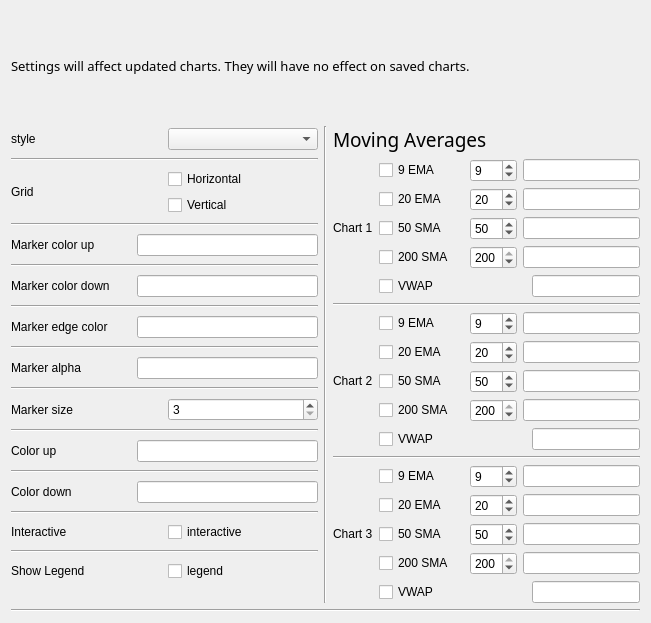
<?xml version="1.0" encoding="UTF-8"?>
<ui version="4.0">
 <class>Form</class>
 <widget class="QWidget" name="Form">
  <property name="geometry">
   <rect>
    <x>0</x>
    <y>0</y>
    <width>651</width>
    <height>623</height>
   </rect>
  </property>
  <property name="windowTitle">
   <string>Chart Configuration</string>
  </property>
  <property name="windowIcon">
   <iconset>
    <normaloff>../images/ZSLogo.png</normaloff>../images/ZSLogo.png</iconset>
  </property>
  <layout class="QGridLayout" name="gridLayout">
   <item row="0" column="0">
    <layout class="QVBoxLayout" name="verticalLayout_10">
     <item>
      <layout class="QVBoxLayout" name="verticalLayout_8">
       <item>
        <widget class="QLabel" name="label_13">
         <property name="sizePolicy">
          <sizepolicy hsizetype="Preferred" vsizetype="Minimum">
           <horstretch>0</horstretch>
           <verstretch>0</verstretch>
          </sizepolicy>
         </property>
         <property name="font">
          <font>
           <family>Arial Rounded MT Bold</family>
           <pointsize>10</pointsize>
          </font>
         </property>
         <property name="text">
          <string>Settings will affect updated charts. They will have no effect on saved charts.</string>
         </property>
        </widget>
       </item>
      </layout>
     </item>
     <item>
      <layout class="QHBoxLayout" name="horizontalLayout_30">
       <item>
        <layout class="QVBoxLayout" name="verticalLayout_7">
         <item>
          <layout class="QHBoxLayout" name="horizontalLayout_29">
           <item>
            <widget class="QLabel" name="label">
             <property name="text">
              <string>style</string>
             </property>
            </widget>
           </item>
           <item>
            <widget class="QComboBox" name="styleCb"/>
           </item>
          </layout>
         </item>
         <item>
          <widget class="Line" name="line_4">
           <property name="orientation">
            <enum>Qt::Horizontal</enum>
           </property>
          </widget>
         </item>
         <item>
          <layout class="QHBoxLayout" name="horizontalLayout_28">
           <item>
            <widget class="QLabel" name="label_8">
             <property name="text">
              <string>Grid</string>
             </property>
            </widget>
           </item>
           <item>
            <layout class="QVBoxLayout" name="verticalLayout_6">
             <item>
              <widget class="QCheckBox" name="gridhCb">
               <property name="text">
                <string>Horizontal</string>
               </property>
              </widget>
             </item>
             <item>
              <widget class="QCheckBox" name="gridvCb">
               <property name="text">
                <string>Vertical</string>
               </property>
              </widget>
             </item>
            </layout>
           </item>
          </layout>
         </item>
         <item>
          <widget class="Line" name="line_5">
           <property name="orientation">
            <enum>Qt::Horizontal</enum>
           </property>
          </widget>
         </item>
         <item>
          <layout class="QHBoxLayout" name="horizontalLayout_27">
           <item>
            <widget class="QLabel" name="label_2">
             <property name="sizePolicy">
              <sizepolicy hsizetype="Fixed" vsizetype="Preferred">
               <horstretch>0</horstretch>
               <verstretch>0</verstretch>
              </sizepolicy>
             </property>
             <property name="minimumSize">
              <size>
               <width>120</width>
               <height>0</height>
              </size>
             </property>
             <property name="maximumSize">
              <size>
               <width>120</width>
               <height>16777215</height>
              </size>
             </property>
             <property name="text">
              <string>Marker color up</string>
             </property>
            </widget>
           </item>
           <item>
            <widget class="QLineEdit" name="markerColorUp"/>
           </item>
          </layout>
         </item>
         <item>
          <widget class="Line" name="line_12">
           <property name="orientation">
            <enum>Qt::Horizontal</enum>
           </property>
          </widget>
         </item>
         <item>
          <layout class="QHBoxLayout" name="horizontalLayout_26">
           <item>
            <widget class="QLabel" name="label_14">
             <property name="sizePolicy">
              <sizepolicy hsizetype="Fixed" vsizetype="Preferred">
               <horstretch>0</horstretch>
               <verstretch>0</verstretch>
              </sizepolicy>
             </property>
             <property name="minimumSize">
              <size>
               <width>120</width>
               <height>0</height>
              </size>
             </property>
             <property name="maximumSize">
              <size>
               <width>120</width>
               <height>16777215</height>
              </size>
             </property>
             <property name="text">
              <string>Marker color down</string>
             </property>
            </widget>
           </item>
           <item>
            <widget class="QLineEdit" name="markerColorDown"/>
           </item>
          </layout>
         </item>
         <item>
          <widget class="Line" name="line_6">
           <property name="orientation">
            <enum>Qt::Horizontal</enum>
           </property>
          </widget>
         </item>
         <item>
          <layout class="QHBoxLayout" name="horizontalLayout_25">
           <item>
            <widget class="QLabel" name="label_3">
             <property name="sizePolicy">
              <sizepolicy hsizetype="Fixed" vsizetype="Preferred">
               <horstretch>0</horstretch>
               <verstretch>0</verstretch>
              </sizepolicy>
             </property>
             <property name="minimumSize">
              <size>
               <width>120</width>
               <height>0</height>
              </size>
             </property>
             <property name="maximumSize">
              <size>
               <width>120</width>
               <height>16777215</height>
              </size>
             </property>
             <property name="text">
              <string>Marker edge color</string>
             </property>
            </widget>
           </item>
           <item>
            <widget class="QLineEdit" name="markerEdgeColor"/>
           </item>
          </layout>
         </item>
         <item>
          <widget class="Line" name="line_7">
           <property name="orientation">
            <enum>Qt::Horizontal</enum>
           </property>
          </widget>
         </item>
         <item>
          <layout class="QHBoxLayout" name="horizontalLayout_24">
           <item>
            <widget class="QLabel" name="label_4">
             <property name="sizePolicy">
              <sizepolicy hsizetype="Fixed" vsizetype="Preferred">
               <horstretch>0</horstretch>
               <verstretch>0</verstretch>
              </sizepolicy>
             </property>
             <property name="minimumSize">
              <size>
               <width>120</width>
               <height>0</height>
              </size>
             </property>
             <property name="maximumSize">
              <size>
               <width>120</width>
               <height>16777215</height>
              </size>
             </property>
             <property name="text">
              <string>Marker alpha</string>
             </property>
            </widget>
           </item>
           <item>
            <widget class="QLineEdit" name="markerAlpha">
             <property name="toolTip">
              <string>&lt;html&gt;&lt;head/&gt;&lt;body&gt;&lt;p&gt;Values between 0 and 1&lt;/p&gt;&lt;/body&gt;&lt;/html&gt;</string>
             </property>
            </widget>
           </item>
          </layout>
         </item>
         <item>
          <widget class="Line" name="line_13">
           <property name="orientation">
            <enum>Qt::Horizontal</enum>
           </property>
          </widget>
         </item>
         <item>
          <layout class="QHBoxLayout" name="horizontalLayout_23">
           <item>
            <widget class="QLabel" name="label_15">
             <property name="text">
              <string>Marker size</string>
             </property>
            </widget>
           </item>
           <item>
            <widget class="QSpinBox" name="markerSize">
             <property name="minimum">
              <number>3</number>
             </property>
             <property name="maximum">
              <number>200</number>
             </property>
            </widget>
           </item>
          </layout>
         </item>
         <item>
          <widget class="Line" name="line_8">
           <property name="orientation">
            <enum>Qt::Horizontal</enum>
           </property>
          </widget>
         </item>
         <item>
          <layout class="QHBoxLayout" name="horizontalLayout_22">
           <item>
            <widget class="QLabel" name="label_6">
             <property name="sizePolicy">
              <sizepolicy hsizetype="Fixed" vsizetype="Preferred">
               <horstretch>0</horstretch>
               <verstretch>0</verstretch>
              </sizepolicy>
             </property>
             <property name="minimumSize">
              <size>
               <width>120</width>
               <height>0</height>
              </size>
             </property>
             <property name="maximumSize">
              <size>
               <width>120</width>
               <height>16777215</height>
              </size>
             </property>
             <property name="text">
              <string>Color up</string>
             </property>
            </widget>
           </item>
           <item>
            <widget class="QLineEdit" name="colorUp"/>
           </item>
          </layout>
         </item>
         <item>
          <widget class="Line" name="line_9">
           <property name="orientation">
            <enum>Qt::Horizontal</enum>
           </property>
          </widget>
         </item>
         <item>
          <layout class="QHBoxLayout" name="horizontalLayout_21">
           <item>
            <widget class="QLabel" name="label_7">
             <property name="sizePolicy">
              <sizepolicy hsizetype="Fixed" vsizetype="Preferred">
               <horstretch>0</horstretch>
               <verstretch>0</verstretch>
              </sizepolicy>
             </property>
             <property name="minimumSize">
              <size>
               <width>120</width>
               <height>0</height>
              </size>
             </property>
             <property name="maximumSize">
              <size>
               <width>120</width>
               <height>16777215</height>
              </size>
             </property>
             <property name="text">
              <string>Color down</string>
             </property>
            </widget>
           </item>
           <item>
            <widget class="QLineEdit" name="colorDown"/>
           </item>
          </layout>
         </item>
         <item>
          <widget class="Line" name="line_10">
           <property name="orientation">
            <enum>Qt::Horizontal</enum>
           </property>
          </widget>
         </item>
         <item>
          <layout class="QHBoxLayout" name="horizontalLayout_20">
           <item>
            <widget class="QLabel" name="label_9">
             <property name="text">
              <string>Interactive</string>
             </property>
            </widget>
           </item>
           <item>
            <widget class="QCheckBox" name="interactiveCb">
             <property name="text">
              <string>interactive</string>
             </property>
            </widget>
           </item>
          </layout>
         </item>
         <item>
          <widget class="Line" name="line_14">
           <property name="orientation">
            <enum>Qt::Horizontal</enum>
           </property>
          </widget>
         </item>
         <item>
          <layout class="QHBoxLayout" name="horizontalLayout_19">
           <item>
            <widget class="QLabel" name="label_17">
             <property name="text">
              <string>Show Legend</string>
             </property>
            </widget>
           </item>
           <item>
            <widget class="QCheckBox" name="showLegendCb">
             <property name="text">
              <string>legend</string>
             </property>
            </widget>
           </item>
          </layout>
         </item>
        </layout>
       </item>
       <item>
        <widget class="Line" name="line_3">
         <property name="orientation">
          <enum>Qt::Vertical</enum>
         </property>
        </widget>
       </item>
       <item>
        <layout class="QVBoxLayout" name="verticalLayout_9">
         <item>
          <layout class="QVBoxLayout" name="verticalLayout_4">
           <item>
            <widget class="QLabel" name="label_5">
             <property name="font">
              <font>
               <family>Arial Rounded MT Bold</family>
               <pointsize>14</pointsize>
              </font>
             </property>
             <property name="text">
              <string>Moving Averages</string>
             </property>
            </widget>
           </item>
          </layout>
         </item>
         <item>
          <layout class="QHBoxLayout" name="horizontalLayout_18">
           <item>
            <widget class="QLabel" name="label_10">
             <property name="text">
              <string>Chart 1</string>
             </property>
            </widget>
           </item>
           <item>
            <layout class="QVBoxLayout" name="verticalLayout_3">
             <item>
              <layout class="QHBoxLayout" name="horizontalLayout">
               <item>
                <widget class="QCheckBox" name="chart1MA1">
                 <property name="sizePolicy">
                  <sizepolicy hsizetype="Fixed" vsizetype="Fixed">
                   <horstretch>0</horstretch>
                   <verstretch>0</verstretch>
                  </sizepolicy>
                 </property>
                 <property name="minimumSize">
                  <size>
                   <width>85</width>
                   <height>0</height>
                  </size>
                 </property>
                 <property name="maximumSize">
                  <size>
                   <width>85</width>
                   <height>16777215</height>
                  </size>
                 </property>
                 <property name="text">
                  <string>9 EMA</string>
                 </property>
                </widget>
               </item>
               <item>
                <widget class="QSpinBox" name="chart1MA1Spin">
                 <property name="minimum">
                  <number>5</number>
                 </property>
                 <property name="maximum">
                  <number>200</number>
                 </property>
                 <property name="value">
                  <number>9</number>
                 </property>
                </widget>
               </item>
               <item>
                <widget class="QLineEdit" name="chart1MA1Color"/>
               </item>
              </layout>
             </item>
             <item>
              <layout class="QHBoxLayout" name="horizontalLayout_2">
               <item>
                <widget class="QCheckBox" name="chart1MA2">
                 <property name="sizePolicy">
                  <sizepolicy hsizetype="Fixed" vsizetype="Fixed">
                   <horstretch>0</horstretch>
                   <verstretch>0</verstretch>
                  </sizepolicy>
                 </property>
                 <property name="minimumSize">
                  <size>
                   <width>85</width>
                   <height>0</height>
                  </size>
                 </property>
                 <property name="maximumSize">
                  <size>
                   <width>85</width>
                   <height>16777215</height>
                  </size>
                 </property>
                 <property name="text">
                  <string>20 EMA</string>
                 </property>
                </widget>
               </item>
               <item>
                <widget class="QSpinBox" name="chart1MA2Spin">
                 <property name="minimum">
                  <number>5</number>
                 </property>
                 <property name="maximum">
                  <number>200</number>
                 </property>
                 <property name="value">
                  <number>20</number>
                 </property>
                </widget>
               </item>
               <item>
                <widget class="QLineEdit" name="chart1MA2Color"/>
               </item>
              </layout>
             </item>
             <item>
              <layout class="QHBoxLayout" name="horizontalLayout_3">
               <item>
                <widget class="QCheckBox" name="chart1MA3">
                 <property name="sizePolicy">
                  <sizepolicy hsizetype="Fixed" vsizetype="Fixed">
                   <horstretch>0</horstretch>
                   <verstretch>0</verstretch>
                  </sizepolicy>
                 </property>
                 <property name="minimumSize">
                  <size>
                   <width>85</width>
                   <height>0</height>
                  </size>
                 </property>
                 <property name="maximumSize">
                  <size>
                   <width>85</width>
                   <height>16777215</height>
                  </size>
                 </property>
                 <property name="text">
                  <string>50 SMA</string>
                 </property>
                </widget>
               </item>
               <item>
                <widget class="QSpinBox" name="chart1MA3Spin">
                 <property name="minimum">
                  <number>5</number>
                 </property>
                 <property name="maximum">
                  <number>200</number>
                 </property>
                 <property name="value">
                  <number>50</number>
                 </property>
                </widget>
               </item>
               <item>
                <widget class="QLineEdit" name="chart1MA3Color"/>
               </item>
              </layout>
             </item>
             <item>
              <layout class="QHBoxLayout" name="horizontalLayout_4">
               <item>
                <widget class="QCheckBox" name="chart1MA4">
                 <property name="sizePolicy">
                  <sizepolicy hsizetype="Fixed" vsizetype="Fixed">
                   <horstretch>0</horstretch>
                   <verstretch>0</verstretch>
                  </sizepolicy>
                 </property>
                 <property name="minimumSize">
                  <size>
                   <width>85</width>
                   <height>0</height>
                  </size>
                 </property>
                 <property name="maximumSize">
                  <size>
                   <width>85</width>
                   <height>16777215</height>
                  </size>
                 </property>
                 <property name="text">
                  <string>200 SMA</string>
                 </property>
                </widget>
               </item>
               <item>
                <widget class="QSpinBox" name="chart1MA4Spin">
                 <property name="minimum">
                  <number>5</number>
                 </property>
                 <property name="maximum">
                  <number>200</number>
                 </property>
                 <property name="value">
                  <number>200</number>
                 </property>
                </widget>
               </item>
               <item>
                <widget class="QLineEdit" name="chart1MA4Color"/>
               </item>
              </layout>
             </item>
             <item>
              <layout class="QHBoxLayout" name="horizontalLayout_5">
               <item>
                <widget class="QCheckBox" name="chart1VWAP">
                 <property name="text">
                  <string>VWAP</string>
                 </property>
                </widget>
               </item>
               <item>
                <spacer name="horizontalSpacer">
                 <property name="orientation">
                  <enum>Qt::Horizontal</enum>
                 </property>
                 <property name="sizeHint" stdset="0">
                  <size>
                   <width>58</width>
                   <height>20</height>
                  </size>
                 </property>
                </spacer>
               </item>
               <item>
                <widget class="QLineEdit" name="chart1VWAPColor"/>
               </item>
              </layout>
             </item>
            </layout>
           </item>
          </layout>
         </item>
         <item>
          <widget class="Line" name="line">
           <property name="orientation">
            <enum>Qt::Horizontal</enum>
           </property>
          </widget>
         </item>
         <item>
          <layout class="QHBoxLayout" name="horizontalLayout_17">
           <item>
            <widget class="QLabel" name="label_11">
             <property name="text">
              <string>Chart 2</string>
             </property>
            </widget>
           </item>
           <item>
            <layout class="QVBoxLayout" name="verticalLayout_2">
             <item>
              <layout class="QHBoxLayout" name="horizontalLayout_6">
               <item>
                <widget class="QCheckBox" name="chart2MA1">
                 <property name="sizePolicy">
                  <sizepolicy hsizetype="Fixed" vsizetype="Fixed">
                   <horstretch>0</horstretch>
                   <verstretch>0</verstretch>
                  </sizepolicy>
                 </property>
                 <property name="minimumSize">
                  <size>
                   <width>85</width>
                   <height>0</height>
                  </size>
                 </property>
                 <property name="maximumSize">
                  <size>
                   <width>85</width>
                   <height>16777215</height>
                  </size>
                 </property>
                 <property name="text">
                  <string>9 EMA</string>
                 </property>
                </widget>
               </item>
               <item>
                <widget class="QSpinBox" name="chart2MA1Spin">
                 <property name="minimum">
                  <number>5</number>
                 </property>
                 <property name="maximum">
                  <number>200</number>
                 </property>
                 <property name="value">
                  <number>9</number>
                 </property>
                </widget>
               </item>
               <item>
                <widget class="QLineEdit" name="chart2MA1Color"/>
               </item>
              </layout>
             </item>
             <item>
              <layout class="QHBoxLayout" name="horizontalLayout_7">
               <item>
                <widget class="QCheckBox" name="chart2MA2">
                 <property name="sizePolicy">
                  <sizepolicy hsizetype="Fixed" vsizetype="Fixed">
                   <horstretch>0</horstretch>
                   <verstretch>0</verstretch>
                  </sizepolicy>
                 </property>
                 <property name="minimumSize">
                  <size>
                   <width>85</width>
                   <height>0</height>
                  </size>
                 </property>
                 <property name="maximumSize">
                  <size>
                   <width>85</width>
                   <height>16777215</height>
                  </size>
                 </property>
                 <property name="text">
                  <string>20 EMA</string>
                 </property>
                </widget>
               </item>
               <item>
                <widget class="QSpinBox" name="chart2MA2Spin">
                 <property name="minimum">
                  <number>5</number>
                 </property>
                 <property name="maximum">
                  <number>200</number>
                 </property>
                 <property name="value">
                  <number>20</number>
                 </property>
                </widget>
               </item>
               <item>
                <widget class="QLineEdit" name="chart2MA2Color"/>
               </item>
              </layout>
             </item>
             <item>
              <layout class="QHBoxLayout" name="horizontalLayout_8">
               <item>
                <widget class="QCheckBox" name="chart2MA3">
                 <property name="sizePolicy">
                  <sizepolicy hsizetype="Fixed" vsizetype="Fixed">
                   <horstretch>0</horstretch>
                   <verstretch>0</verstretch>
                  </sizepolicy>
                 </property>
                 <property name="minimumSize">
                  <size>
                   <width>85</width>
                   <height>0</height>
                  </size>
                 </property>
                 <property name="maximumSize">
                  <size>
                   <width>85</width>
                   <height>16777215</height>
                  </size>
                 </property>
                 <property name="text">
                  <string>50 SMA</string>
                 </property>
                </widget>
               </item>
               <item>
                <widget class="QSpinBox" name="chart2MA3Spin">
                 <property name="minimum">
                  <number>5</number>
                 </property>
                 <property name="maximum">
                  <number>200</number>
                 </property>
                 <property name="value">
                  <number>50</number>
                 </property>
                </widget>
               </item>
               <item>
                <widget class="QLineEdit" name="chart2MA3Color"/>
               </item>
              </layout>
             </item>
             <item>
              <layout class="QHBoxLayout" name="horizontalLayout_9">
               <item>
                <widget class="QCheckBox" name="chart2MA4">
                 <property name="sizePolicy">
                  <sizepolicy hsizetype="Fixed" vsizetype="Fixed">
                   <horstretch>0</horstretch>
                   <verstretch>0</verstretch>
                  </sizepolicy>
                 </property>
                 <property name="minimumSize">
                  <size>
                   <width>85</width>
                   <height>0</height>
                  </size>
                 </property>
                 <property name="maximumSize">
                  <size>
                   <width>85</width>
                   <height>16777215</height>
                  </size>
                 </property>
                 <property name="text">
                  <string>200 SMA</string>
                 </property>
                </widget>
               </item>
               <item>
                <widget class="QSpinBox" name="chart2MA4Spin">
                 <property name="minimum">
                  <number>5</number>
                 </property>
                 <property name="maximum">
                  <number>200</number>
                 </property>
                 <property name="value">
                  <number>200</number>
                 </property>
                </widget>
               </item>
               <item>
                <widget class="QLineEdit" name="chart2MA4Color"/>
               </item>
              </layout>
             </item>
             <item>
              <layout class="QHBoxLayout" name="horizontalLayout_10">
               <item>
                <widget class="QCheckBox" name="chart2VWAP">
                 <property name="text">
                  <string>VWAP</string>
                 </property>
                </widget>
               </item>
               <item>
                <spacer name="horizontalSpacer_2">
                 <property name="orientation">
                  <enum>Qt::Horizontal</enum>
                 </property>
                 <property name="sizeHint" stdset="0">
                  <size>
                   <width>58</width>
                   <height>20</height>
                  </size>
                 </property>
                </spacer>
               </item>
               <item>
                <widget class="QLineEdit" name="chart2VWAPColor"/>
               </item>
              </layout>
             </item>
            </layout>
           </item>
          </layout>
         </item>
         <item>
          <widget class="Line" name="line_2">
           <property name="orientation">
            <enum>Qt::Horizontal</enum>
           </property>
          </widget>
         </item>
         <item>
          <layout class="QHBoxLayout" name="horizontalLayout_16">
           <item>
            <layout class="QVBoxLayout" name="verticalLayout_5">
             <item>
              <widget class="QLabel" name="label_12">
               <property name="sizePolicy">
                <sizepolicy hsizetype="Preferred" vsizetype="Preferred">
                 <horstretch>0</horstretch>
                 <verstretch>0</verstretch>
                </sizepolicy>
               </property>
               <property name="text">
                <string>Chart 3</string>
               </property>
              </widget>
             </item>
            </layout>
           </item>
           <item>
            <layout class="QVBoxLayout" name="verticalLayout">
             <item>
              <layout class="QHBoxLayout" name="horizontalLayout_11">
               <item>
                <widget class="QCheckBox" name="chart3MA1">
                 <property name="sizePolicy">
                  <sizepolicy hsizetype="Fixed" vsizetype="Fixed">
                   <horstretch>0</horstretch>
                   <verstretch>0</verstretch>
                  </sizepolicy>
                 </property>
                 <property name="minimumSize">
                  <size>
                   <width>85</width>
                   <height>0</height>
                  </size>
                 </property>
                 <property name="maximumSize">
                  <size>
                   <width>85</width>
                   <height>16777215</height>
                  </size>
                 </property>
                 <property name="text">
                  <string>9 EMA</string>
                 </property>
                </widget>
               </item>
               <item>
                <widget class="QSpinBox" name="chart3MA1Spin">
                 <property name="minimum">
                  <number>5</number>
                 </property>
                 <property name="maximum">
                  <number>200</number>
                 </property>
                 <property name="value">
                  <number>9</number>
                 </property>
                </widget>
               </item>
               <item>
                <widget class="QLineEdit" name="chart3MA1Color"/>
               </item>
              </layout>
             </item>
             <item>
              <layout class="QHBoxLayout" name="horizontalLayout_12">
               <item>
                <widget class="QCheckBox" name="chart3MA2">
                 <property name="sizePolicy">
                  <sizepolicy hsizetype="Fixed" vsizetype="Fixed">
                   <horstretch>0</horstretch>
                   <verstretch>0</verstretch>
                  </sizepolicy>
                 </property>
                 <property name="minimumSize">
                  <size>
                   <width>85</width>
                   <height>0</height>
                  </size>
                 </property>
                 <property name="maximumSize">
                  <size>
                   <width>85</width>
                   <height>16777215</height>
                  </size>
                 </property>
                 <property name="text">
                  <string>20 EMA</string>
                 </property>
                </widget>
               </item>
               <item>
                <widget class="QSpinBox" name="chart3MA2Spin">
                 <property name="minimum">
                  <number>5</number>
                 </property>
                 <property name="maximum">
                  <number>200</number>
                 </property>
                 <property name="value">
                  <number>20</number>
                 </property>
                </widget>
               </item>
               <item>
                <widget class="QLineEdit" name="chart3MA2Color"/>
               </item>
              </layout>
             </item>
             <item>
              <layout class="QHBoxLayout" name="horizontalLayout_13">
               <item>
                <widget class="QCheckBox" name="chart3MA3">
                 <property name="sizePolicy">
                  <sizepolicy hsizetype="Fixed" vsizetype="Fixed">
                   <horstretch>0</horstretch>
                   <verstretch>0</verstretch>
                  </sizepolicy>
                 </property>
                 <property name="minimumSize">
                  <size>
                   <width>85</width>
                   <height>0</height>
                  </size>
                 </property>
                 <property name="maximumSize">
                  <size>
                   <width>85</width>
                   <height>16777215</height>
                  </size>
                 </property>
                 <property name="text">
                  <string>50 SMA</string>
                 </property>
                </widget>
               </item>
               <item>
                <widget class="QSpinBox" name="chart3MA3Spin">
                 <property name="minimum">
                  <number>5</number>
                 </property>
                 <property name="maximum">
                  <number>200</number>
                 </property>
                 <property name="value">
                  <number>50</number>
                 </property>
                </widget>
               </item>
               <item>
                <widget class="QLineEdit" name="chart3MA3Color"/>
               </item>
              </layout>
             </item>
             <item>
              <layout class="QHBoxLayout" name="horizontalLayout_14">
               <item>
                <widget class="QCheckBox" name="chart3MA4">
                 <property name="sizePolicy">
                  <sizepolicy hsizetype="Fixed" vsizetype="Fixed">
                   <horstretch>0</horstretch>
                   <verstretch>0</verstretch>
                  </sizepolicy>
                 </property>
                 <property name="minimumSize">
                  <size>
                   <width>85</width>
                   <height>0</height>
                  </size>
                 </property>
                 <property name="maximumSize">
                  <size>
                   <width>85</width>
                   <height>16777215</height>
                  </size>
                 </property>
                 <property name="text">
                  <string>200 SMA</string>
                 </property>
                </widget>
               </item>
               <item>
                <widget class="QSpinBox" name="chart3MA4Spin">
                 <property name="minimum">
                  <number>5</number>
                 </property>
                 <property name="maximum">
                  <number>200</number>
                 </property>
                 <property name="value">
                  <number>200</number>
                 </property>
                </widget>
               </item>
               <item>
                <widget class="QLineEdit" name="chart3MA4Color"/>
               </item>
              </layout>
             </item>
             <item>
              <layout class="QHBoxLayout" name="horizontalLayout_15">
               <item>
                <widget class="QCheckBox" name="chart3VWAP">
                 <property name="text">
                  <string>VWAP</string>
                 </property>
                </widget>
               </item>
               <item>
                <spacer name="horizontalSpacer_3">
                 <property name="orientation">
                  <enum>Qt::Horizontal</enum>
                 </property>
                 <property name="sizeHint" stdset="0">
                  <size>
                   <width>58</width>
                   <height>20</height>
                  </size>
                 </property>
                </spacer>
               </item>
               <item>
                <widget class="QLineEdit" name="chart3VWAPColor"/>
               </item>
              </layout>
             </item>
            </layout>
           </item>
          </layout>
         </item>
        </layout>
       </item>
      </layout>
     </item>
     <item>
      <widget class="Line" name="line_11">
       <property name="orientation">
        <enum>Qt::Horizontal</enum>
       </property>
      </widget>
     </item>
    </layout>
   </item>
  </layout>
 </widget>
 <resources/>
 <connections/>
</ui>
